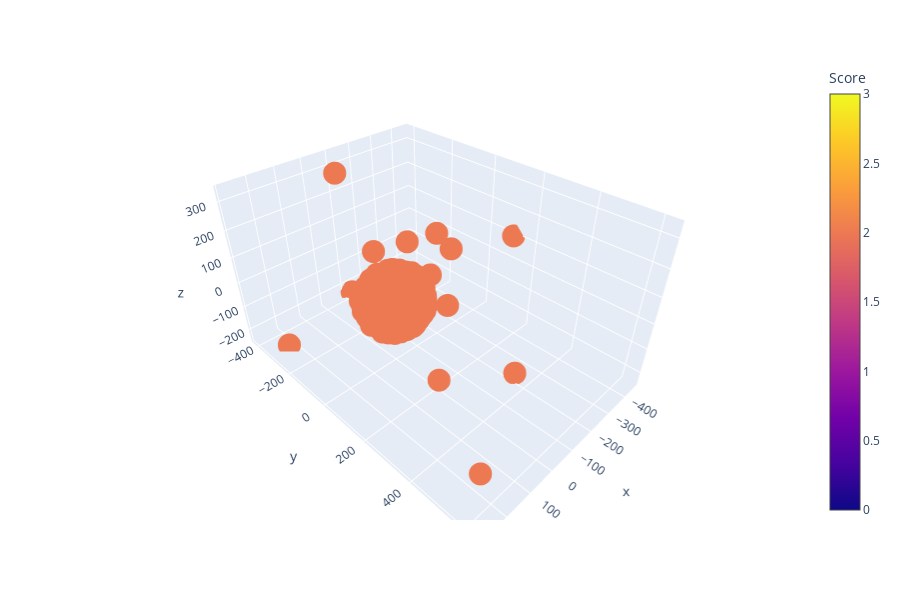

The code cell stored with this chart in its notebook:
### Code cell
fig = px.scatter_3d(df, x="x", y="y", z="z",color="Score")
fig.show()

### Figure 1 — Plotly figure (JSON) as saved in the notebook; plotly's stock layout.template omitted (floating-point values rounded to 4 significant figures; data arrays with more than 128 entries replaced by an {"elided": "..."} marker saying what was removed)
{"data": [{"hoverlabel": {"namelength": 0}, "hovertemplate": "x=%{x}<br>y=%{y}<br>z=%{z}<br>Score=%{marker.color}", "legendgroup": "", "marker": {"color": {"elided": "2034 int values"}, "coloraxis": "coloraxis", "symbol": "circle"}, "mode": "markers", "name": "", "scene": "scene", "showlegend": false, "type": "scatter3d", "x": {"elided": "2034 float values"}, "y": {"elided": "2034 float values"}, "z": {"elided": "2034 float values"}}], "layout": {"coloraxis": {"colorbar": {"title": {"text": "Score"}}, "colorscale": [[0, "#0d0887"], [0.1111, "#46039f"], [0.2222, "#7201a8"], [0.3333, "#9c179e"], [0.4444, "#bd3786"], [0.5556, "#d8576b"], [0.6667, "#ed7953"], [0.7778, "#fb9f3a"], [0.8889, "#fdca26"], [1, "#f0f921"]]}, "height": 600, "legend": {"tracegroupgap": 0}, "margin": {"t": 60}, "scene": {"domain": {"x": [0, 0.98], "y": [0, 1]}, "xaxis": {"title": {"text": "x"}}, "yaxis": {"title": {"text": "y"}}, "zaxis": {"title": {"text": "z"}}}}}
